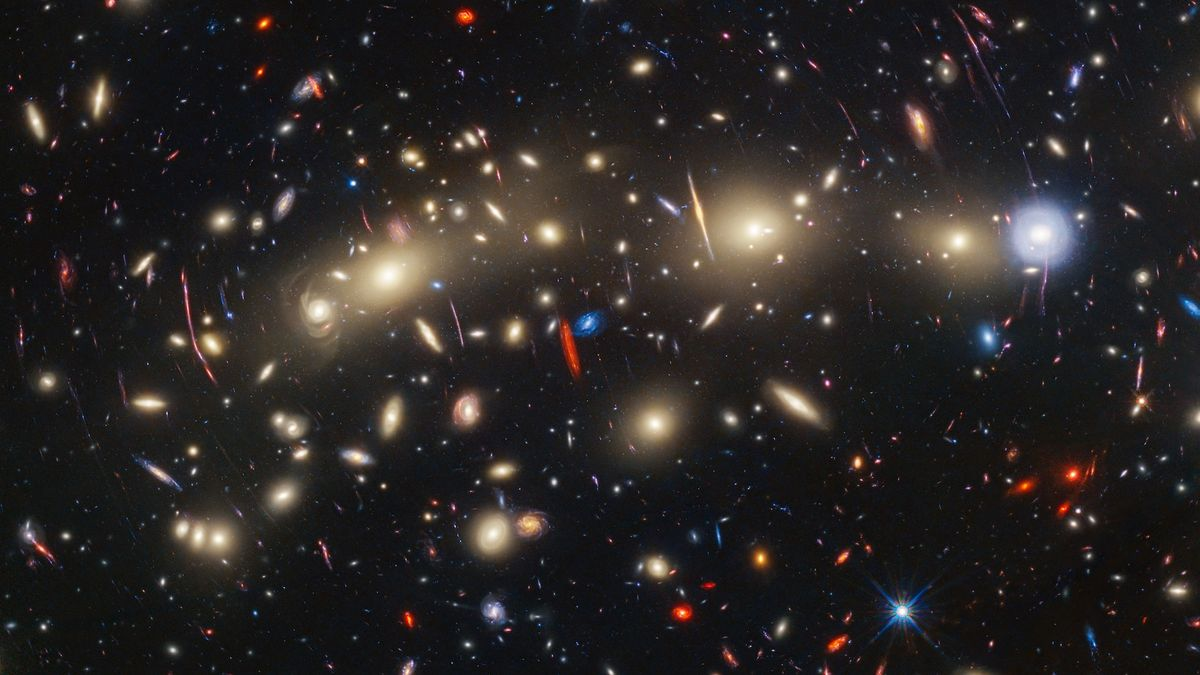
#> input picture Neutron_deconvolution_algortihms/figure1.jpg, 1200 x 675 px
$ python Image_Unfolding.py
#> lines starting #> are read from the running program, lines starting #| are printed output that depends on the picture
import re
import numpy as np
import matplotlib.pyplot as plt
from skimage.filters import gaussian
from PIL import Image
from scipy.signal import convolve2d

# --------------------------------------------------
# 1. Load a real photo
# --------------------------------------------------
img = Image.open("figure1.jpg").convert("L")   # use any normal photo
img = img.resize((100, 100))                    # resize for speed
#> img: PIL image 100x100 L
true_img = np.array(img, dtype=float)
true_img /= true_img.max()                       # normalize

img = Image.open("figure1.jpg")
#> img is the input picture: PIL image 1200x675 RGB; mean R, G, B 42.9, 38.7, 37.5
img = img.resize((100, 100))
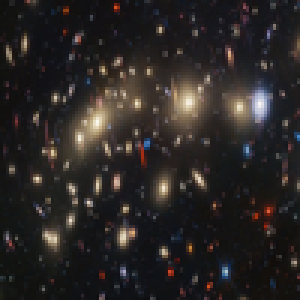
#> img: PIL image 100x100 RGB (shown 3 times larger); mean R, G, B 42.9, 38.7, 37.5
img_arr = np.array(img, dtype=float) / 255.0

R = img_arr[:,:,0]
G = img_arr[:,:,1]
B = img_arr[:,:,2]


# --------------------------------------------------
# 4. 2D MLEM / Richardson–Lucy deblurring
# --------------------------------------------------
def richardson_lucy(image, psf, iterations):
    estimate = np.full_like(image, 1.0)
    psf_mirror = psf[::-1, ::-1]

    for _ in range(iterations):
        relative_blur = image / (convolve2d(estimate, psf, "same", boundary="symm") + 1e-8)
        estimate *= convolve2d(relative_blur, psf_mirror, "same", boundary="symm")
        print("Iteration:",iterations,"\n")
    return estimate
# --------------------------------------------------
# 2. Define a blur kernel (PSF)
# --------------------------------------------------
#Astro photo settings size=20, sigma=40.0. Steffon size =5, sigma =20 natural,
def gaussian_psf(size=11, sigma=2.0):
    x = np.arange(size) - size//2
    X, Y = np.meshgrid(x, x)
    g = np.exp(-(X**2 + Y**2) / (2*sigma**2))
    return g / g.sum()

def motion_kernel(length=21, angle=30):
    x = np.linspace(-1,1,length)
    kernel = np.zeros((length,length))
    kernel[len(x)//2, :] = 1
    kernel = gaussian(kernel, sigma=1)
    # rotate kernel to desired angle
    from scipy.ndimage import rotate
    return rotate(kernel, angle, reshape=False)


def circular_psf(radius):
    y,x = np.ogrid[-radius:radius+1, -radius:radius+1]
    mask = x**2 + y**2 <= radius**2
    psf = mask.astype(float)
    return psf / psf.sum()

def add_poisson(img, peak_counts):
    counts = np.clip(img, 0, None) * peak_counts
    noisy = np.random.poisson(counts)
    return noisy / peak_counts

def airy_psf(size=21, radius=5.0):
    x = np.linspace(-size//2, size//2, size)
    X, Y = np.meshgrid(x, x)
    r = np.sqrt(X**2 + Y**2)
    # Bessel function (Airy pattern)
    from scipy.special import j1
    eps = 1e-12
    airy = (2 * j1(np.pi * r / radius + eps) / (np.pi * r / radius + eps))**2
    airy /= airy.sum()
    return airy

def rotational_psf(size=23, angle=45, sigma=4):
    psf = np.zeros((size, size))
    center = size // 2
    y, x = np.indices((size, size))
    theta = np.radians(angle)
    rot_x = (x - center) * np.cos(theta) - (y - center) * np.sin(theta)
    rot_y = (x - center) * np.sin(theta) + (y - center) * np.cos(theta)
    psf = np.exp(-(rot_x**2 + rot_y**2) / (2*sigma**2))
    psf /= psf.sum()
    return psf

def anisotropic_gaussian(size=21, sx=3.0, sy=1.0, angle=0):
    x = np.arange(size) - size//2
    X, Y = np.meshgrid(x, x)
    theta = np.radians(angle)
    Xr = X*np.cos(theta) - Y*np.sin(theta)
    Yr = X*np.sin(theta) + Y*np.cos(theta)
    psf = np.exp(-(Xr**2/(2*sx**2) + Yr**2/(2*sy**2)))
    psf /= psf.sum()
    return psf

def random_sparse_psf(size=21, density=0.1):
    psf = np.zeros((size, size))
    n = int(size*size*density)
    idx = np.random.choice(size*size, n, replace=False)
    psf.flat[idx] = np.random.rand(n)
    psf = gaussian(psf, sigma=1)  # smooth for stability
    psf /= psf.sum()
    return psf

# Create individual PSFs
psf_gauss = gaussian_psf()
psf_circular = circular_psf(5)
psf_motion = motion_kernel()
poisson = add_poisson(psf_gauss, peak_counts=100)
psf_airy = airy_psf()
psf_rotational = rotational_psf()
psf_anisotropic_gauss = anisotropic_gaussian()
psf_random_sparse = random_sparse_psf()

# Combine PSFs by convolution
combined_psf = psf_gauss
combined_psf = convolve2d(combined_psf, psf_circular, mode="same")
combined_psf = convolve2d(combined_psf, psf_motion, mode="same")
combined_psf = convolve2d(combined_psf, psf_airy, mode="same")
combined_psf = convolve2d(combined_psf, psf_rotational, mode="same")
combined_psf = convolve2d(combined_psf, psf_anisotropic_gauss, mode="same")
combined_psf = convolve2d(combined_psf, psf_random_sparse, mode="same")

combined_psf = np.maximum(combined_psf, 0)
combined_psf /= combined_psf.sum()
# --------------------------------------------------
# 3. Blur the image (simulate measurement)
# --------------------------------------------------

blurred_R = convolve2d(R, combined_psf, mode="same", boundary="symm")
blurred_G = convolve2d(G,combined_psf,mode="same", boundary="symm")
blurred_B = convolve2d(B,combined_psf,mode="same", boundary="symm")


blurred_image = convolve2d(true_img, combined_psf, mode="same", boundary="symm")


reconstructed_R = richardson_lucy(blurred_R, combined_psf, iterations=30)
#> after the loop in richardson_lucy, `for _ in range(iterations):`:
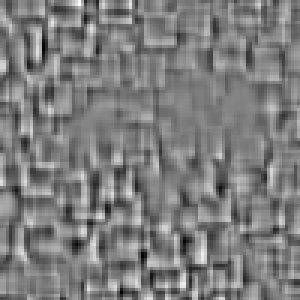
#> relative_blur: shape (100, 100) float64 (shown 3 times larger); min 0.888, max 1.11, mean 0.999; drawn with min black and max white
reconstructed_G = richardson_lucy(blurred_G, combined_psf, iterations=30)
reconstructed_B = richardson_lucy(blurred_B, combined_psf, iterations=30)
#> call 3 of richardson_lucy, with psf = array of shape (11, 11), iterations = 30
#> after the loop in richardson_lucy (call 3), `for _ in range(iterations):`:
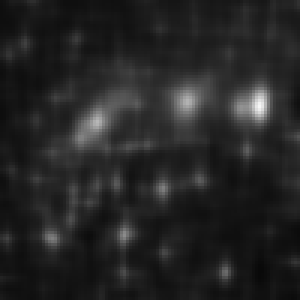
#> estimate: shape (100, 100) float64 (shown 3 times larger); min 0.0368, max 0.967, mean 0.147
#> after the loop in richardson_lucy (call 3), `for _ in range(iterations):`:
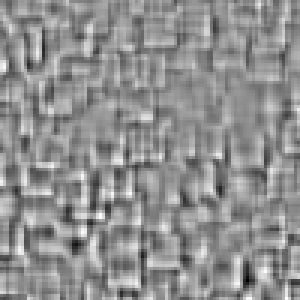
#> relative_blur: shape (100, 100) float64 (shown 3 times larger); min 0.899, max 1.08, mean 1; drawn with min black and max white


reconstructed_img = richardson_lucy(blurred_image, combined_psf, iterations=10)
#> call 4 of richardson_lucy, with psf = array of shape (11, 11), iterations = 10
#> after the loop in richardson_lucy (call 4), `for _ in range(iterations):`:
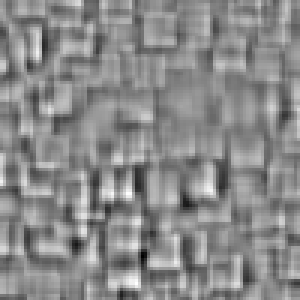
#> relative_blur: shape (100, 100) float64 (shown 3 times larger); min 0.802, max 1.17, mean 0.999; drawn with min black and max white


# --------------------------------------------------
# 5. Plot the results
# --------------------------------------------------


plt.figure(figsize=(4,4))


#plt.subplot(1,3,1)
plt.title(" Original photo")
plt.imshow(true_img,cmap="gray")
plt.axis("off")
plt.show()

#plt.subplot(1,3,2)
plt.title("Blurred")
plt.imshow(blurred_image,cmap="gray")
plt.axis("off")
plt.show()

#plt.subplot(1,3,3)
plt.title("Reconstructed photo")
plt.imshow(reconstructed_img,cmap="gray")
plt.axis("off")
plt.show()


reconstructed = np.dstack([reconstructed_R, reconstructed_G, reconstructed_B])
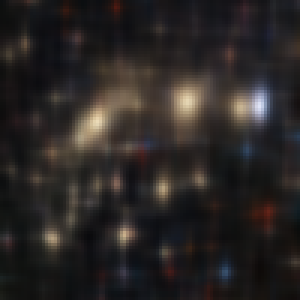
#> reconstructed: shape (100, 100, 3) float64 (shown 3 times larger); mean R, G, B 0.168, 0.152, 0.147
blurred_RGB = np.dstack([blurred_R, blurred_G, blurred_B])
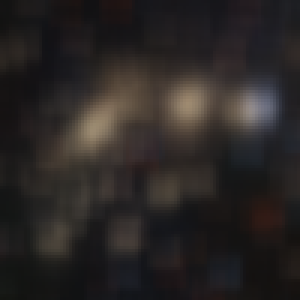
#> blurred_RGB: shape (100, 100, 3) float64 (shown 3 times larger); mean R, G, B 0.168, 0.152, 0.147
#plt.subplot(1,3,1)
plt.title(" Original photo")
plt.imshow(img_arr)
plt.axis("off")
plt.show()

#plt.subplot(1,3,2)
plt.title("Blurred")
plt.imshow(blurred_RGB)
plt.axis("off")
plt.show()

#plt.subplot(1,3,3)
plt.title("Reconstructed photo")
plt.imshow(reconstructed)
plt.axis("off")
plt.show()

$ run again, with Neutron_deconvolution_algortihms/figure3.jpg copied over Neutron_deconvolution_algortihms/figure1.jpg
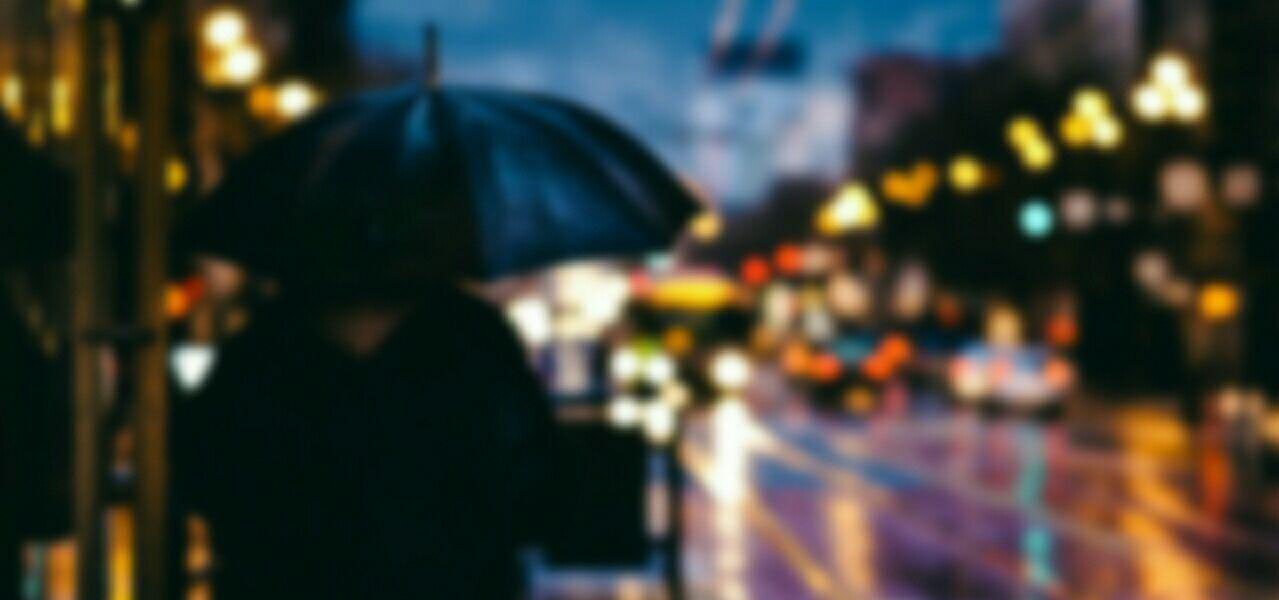
#> input picture Neutron_deconvolution_algortihms/figure3.jpg, 1279 x 600 px
#> img is the input picture: PIL image 1279x600 RGB; mean R, G, B 60.8, 63.1, 55.2
#> after the loop in richardson_lucy (call 4), `for _ in range(iterations):`:
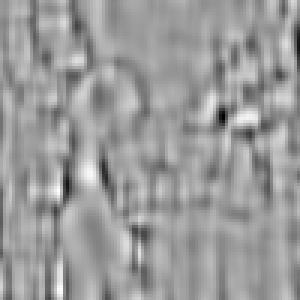
#> relative_blur: shape (100, 100) float64 (shown 3 times larger); min 0.618, max 1.24, mean 0.997; drawn with min black and max white
#> `blurred_RGB = np.dstack([blurred_R, blurred_G, blurred_B])`:
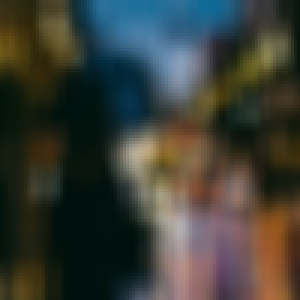
#> blurred_RGB: shape (100, 100, 3) float64 (shown 3 times larger); mean R, G, B 0.237, 0.248, 0.217
